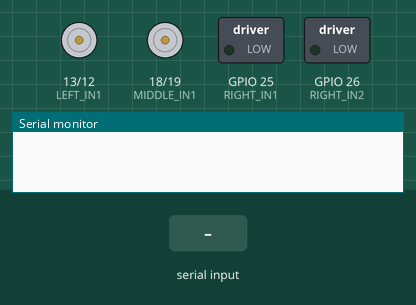
This program was run on a simulated ESP32. Parts: motor-driver pin pairs drawn as motors (green arrow = first pin HIGH = forward, orange = second pin HIGH = backward, longer = more drive), switched loads named in the program (green lamp = pin HIGH), the last lines printed to the serial monitor. Inputs (shaded band) come from the test bench. Nothing arrives over Bluetooth unless stated.

Above: at 1.2 s.
1.3 s: "90,45,200\n" received over the second serial link
At 3.2 s:
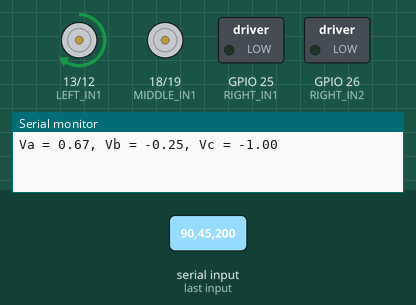
3.8 s: "30,150,10\n" received over the second serial link
At 5.1 s:
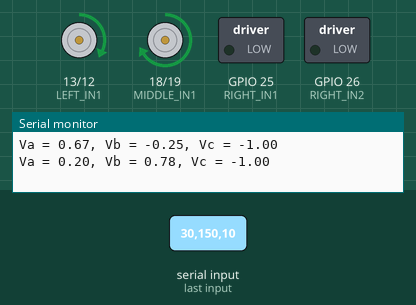
6.3 s: "90,45\n" received over the second serial link
At 8.2 s:
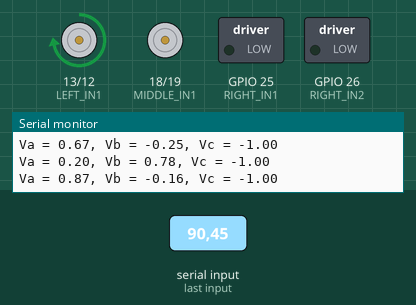
8.8 s: "30,150\n" received over the second serial link
At 10.1 s:
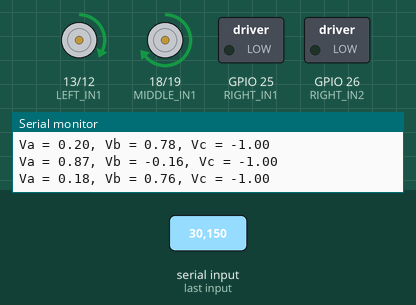
11.3 s: "5\n" received over the second serial link
At 13.2 s:
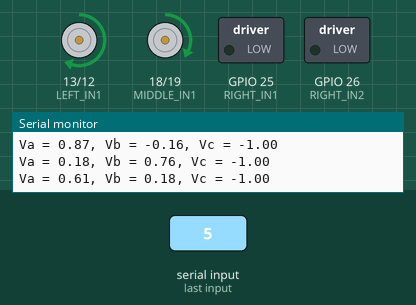
13.8 s: "1,90,45\n" received over the second serial link
At 15.1 s:
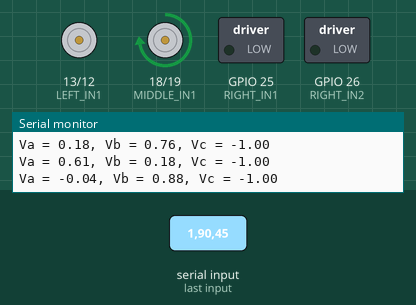
Timing chart, 0 to 16.8 s (numbered marks = the images above; inputs shaded):
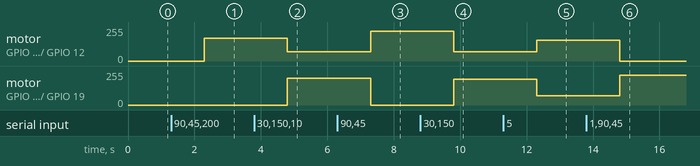

Measured:
- after the input at 1.3 s, motor on GPIO 13 (LEFT_IN1) / GPIO 12 (LEFT_IN2): stopped → forward 171/255 after 1.0 s
- after the input at 3.8 s, motor on GPIO 13 (LEFT_IN1) / GPIO 12 (LEFT_IN2): forward 171/255 → forward 68/255 after 1.0 s; motor on GPIO 18 (MIDDLE_IN1) / GPIO 19 (MIDDLE_IN2): stopped → forward 199/255 after 1.0 s
- after the input at 6.3 s, motor on GPIO 13 (LEFT_IN1) / GPIO 12 (LEFT_IN2): forward 68/255 → forward 222/255 after 1.0 s; motor on GPIO 18 (MIDDLE_IN1) / GPIO 19 (MIDDLE_IN2): forward 199/255 → stopped after 1.0 s
- after the input at 8.8 s, motor on GPIO 13 (LEFT_IN1) / GPIO 12 (LEFT_IN2): forward 222/255 → forward 68/255 after 1.0 s; motor on GPIO 18 (MIDDLE_IN1) / GPIO 19 (MIDDLE_IN2): stopped → forward 192/255 after 1.0 s
- after the input at 11.3 s, motor on GPIO 13 (LEFT_IN1) / GPIO 12 (LEFT_IN2): forward 68/255 → forward 156/255 after 1.0 s; motor on GPIO 18 (MIDDLE_IN1) / GPIO 19 (MIDDLE_IN2): forward 192/255 → forward 68/255 after 1.0 s
- after the input at 13.8 s, motor on GPIO 13 (LEFT_IN1) / GPIO 12 (LEFT_IN2): forward 156/255 → stopped after 1.0 s; motor on GPIO 18 (MIDDLE_IN1) / GPIO 19 (MIDDLE_IN2): forward 68/255 → forward 224/255 after 1.0 s

The program:

main.cpp
```cpp
#include "main.h"

BluetoothSerial SerialBT;

void setup()
{
    Serial.begin(9600);
    SerialBT.begin("Robot"); // Bluetooth device name

    pinSetup();
}

void loop()
{
    if (SerialBT.available())
    {
        String data = SerialBT.readString();

        // Expected data format: "Vx,Vy,omega"
        int firstCommaIndex = data.indexOf(',');
        int secondCommaIndex = data.indexOf(',', firstCommaIndex + 1);

        float Vx = data.substring(0, firstCommaIndex).toFloat();
        float Vy = data.substring(firstCommaIndex + 1, secondCommaIndex).toFloat();
        float omega = data.substring(secondCommaIndex + 1).toFloat();
        // Serial.print("Vx = ");
        // Serial.print(Vx);
        // Serial.print(", Vy = ");
        // Serial.print(Vy);
        // Serial.print(", Omega = ");
        // Serial.println(omega);

        controlMotors(Vx, Vy, omega);
    }
}

static void pinSetup()
{
    pinMode(LEFT_IN1, OUTPUT);
    pinMode(LEFT_IN2, OUTPUT);
    pinMode(MIDDLE_IN1, OUTPUT);
    pinMode(MIDDLE_IN2, OUTPUT);
    pinMode(RIGHT_IN1, OUTPUT);
    pinMode(RIGHT_IN2, OUTPUT);
}

static void setMotorSpeed(int pin1, int pin2, float speed)
{
    const float minDutyCycle = 0.27;
    if (speed > 0)
    {
        float adjusted_speed = max(speed, minDutyCycle);
        analogWrite(pin1, int(adjusted_speed * 255));
        analogWrite(pin2, 0);
    }
    else if (speed < 0)
    {
        float adjusted_speed = max(-speed, minDutyCycle);
        analogWrite(pin1, 0);
        analogWrite(pin2, int(-adjusted_speed * 255));
    }
    else
    {
      analogWrite(pin1, 0);
      analogWrite(pin2, 0);
    }
}

static void controlMotors(float Vx, float Vy, float omega)
{
    // Robot radius
    const float R = 0.1;

    // Calculate the speed of each wheel
    float Va = Vx - omega * R;
    float Vb = -0.5 * Vx + (sqrt(3) / 2.0) * Vy - omega * R;
    float Vc = -0.5 * Vx - (sqrt(3) / 2.0) * Vy - omega * R;

    // Normalize the speeds so that no motor exceeds 100% speed
    float maxVal = max(max(abs(Va), abs(Vb)), abs(Vc));
    if (maxVal > 1.0)
    {
        Va /= maxVal;
        Vb /= maxVal;
        Vc /= maxVal;
    }

    Serial.print("Va = ");
    Serial.print(Va);
    Serial.print(", Vb = ");
    Serial.print(Vb);
    Serial.print(", Vc = ");
    Serial.println(Vc);

    // Set motor speeds
    setMotorSpeed(LEFT_IN1, LEFT_IN2, Va);
    setMotorSpeed(MIDDLE_IN1, MIDDLE_IN2, Vb);
    setMotorSpeed(RIGHT_IN1, RIGHT_IN2, Vc);
}

static void stopAllMotors()
{
    digitalWrite(LEFT_IN1, LOW);
    digitalWrite(LEFT_IN2, LOW);
    digitalWrite(MIDDLE_IN1, LOW);
    digitalWrite(MIDDLE_IN2, LOW);
    digitalWrite(RIGHT_IN1, LOW);
    digitalWrite(RIGHT_IN2, LOW);
}
```

main.h
```cpp
#ifndef MAIN_H
#define MAIN_H

#include <Arduino.h>
#include <BluetoothSerial.h>

// Pin Definitions
#define LEFT_IN1 13    // Left motor PIN1
#define LEFT_IN2 12    // Left motor PIN2
#define MIDDLE_IN1 18  // Middle motor PIN1
#define MIDDLE_IN2 19  // Middle motor PIN2
#define RIGHT_IN1 25   // Right motor PIN1
#define RIGHT_IN2 26   // Right motor PIN2

// Function Prototypes
static void pinSetup();
static void setMotorSpeed(int pin1, int pin2, float speed);
static void controlMotors(float Vx, float Vy, float omega);
static void stopAllMotors();

#endif
```
